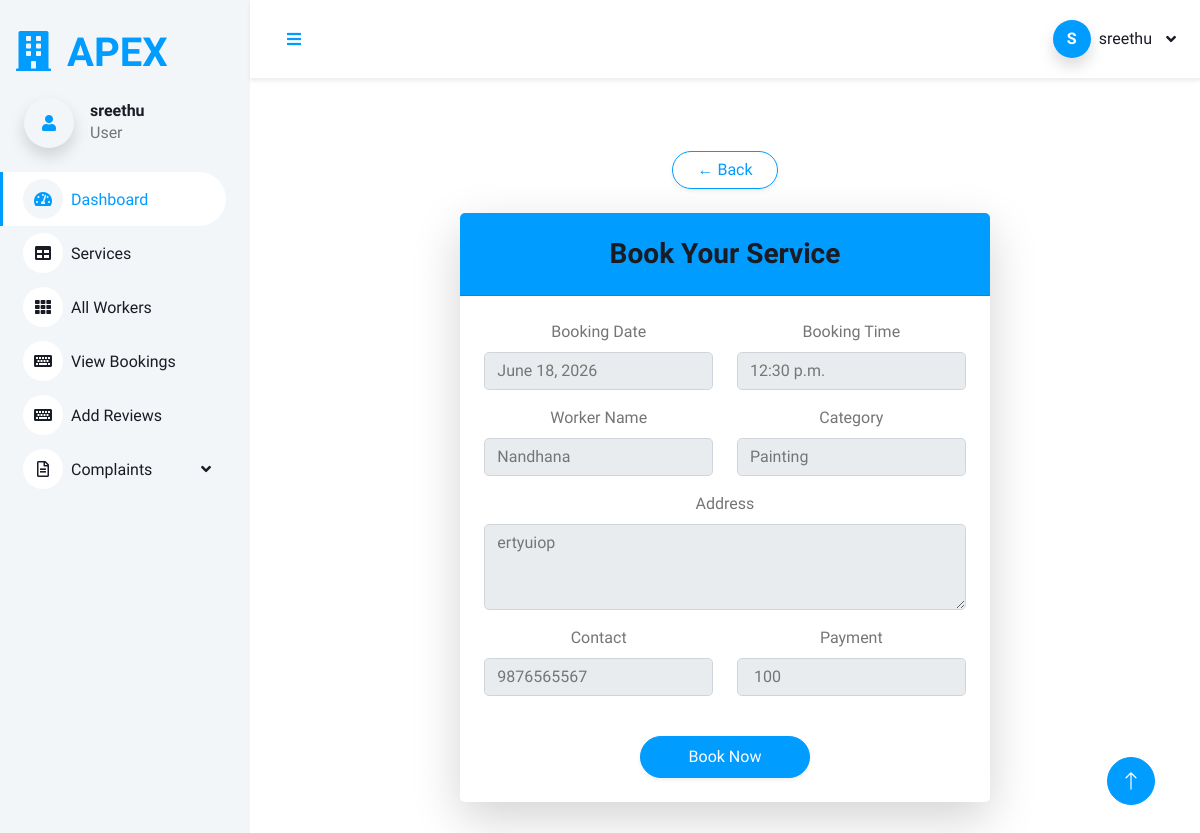
The app's page /book_appointment/3/ (signed in) with its own data.
### Homeserviceapp/models.py (models this page shows, shortened)
class Login(AbstractUser):
    is_user = models.BooleanField(default=False)
    is_worker = models.BooleanField(default=False)

class Availability(models.Model):
    user = models.ForeignKey(WorkerRegistration, on_delete=models.DO_NOTHING)
    date = models.DateField()
    time = models.TimeField()
    schedule_status = models.IntegerField(default=0)
    booking_status = models.IntegerField(default=0)

class WorkerRegistration(models.Model):
    user = models.OneToOneField(Login, on_delete=models.CASCADE, related_name='worker')
    name = models.CharField(max_length=300)
    category = models.ForeignKey(Category, on_delete=models.DO_NOTHING)
    address = models.TextField()
    contact = models.IntegerField()
    paypal_email = models.CharField(max_length=200, null=True, blank=True)
    payment = models.IntegerField(null=True, blank=True)
    experience = models.IntegerField()
    image = models.ImageField(upload_to='uploads/')

class Category(models.Model):
    category = models.CharField(max_length=300)
    def __str__(self):
        return self.category

### Homeserviceapp/views.py (the view, shortened to what this page needs)
# urls.py: path('book_appointment/<int:id>/', views.book_appointment, name='book_appointment'),
def book_appointment(request, id):
    availability = Availability.objects.get(id=id)
    user_profile = UserRegistration.objects.get(user=request.user)
    worker = availability.user
    if availability.booking_status == 1:
        messages.warning(request, 'This slot is already booked.')
        return redirect('view_worker_availability', worker.id)
    return render(
        request,
        'user/book_appointment.html',
        {
            'availability': availability,
            'worker': worker
        }
    )

### templates/user/book_appointment.html (shortened to what this page needs)
{% extends 'user/user_dashboard.html' %}
{% block content %}
<div class="container mt-4">
    <div class="mb-4">
        <a href="{% url 'view_workers_user' %}"
           class="btn btn-outline-primary rounded-pill px-4 shadow-sm">
            ← Back
        </a>
    </div>
    <div class="row justify-content-center">
        <div class="col-lg-8">
            <div class="card border-0 shadow-lg rounded-4 overflow-hidden">
                <div class="card-header bg-primary text-white text-center py-4">
                    <h3 class="mb-0">
                        Book Your Service
                    </h3>
                </div>
                <div class="card-body p-4">
                    <form method="post">
                        <div class="row">
                            <div class="col-md-6 mb-3">
                                <label for="BookingDate" class="form-label fw-semibold">
                                    Booking Date
                                </label>
                                <input type="text"
                                       class="form-control rounded-3"
                                       id="BookingDate"
                                       value="{{ availability.date }}"
                                       name="booking_date"
                                       readonly>
                            </div>
                            <div class="col-md-6 mb-3">
                                <label for="booking_time" class="form-label fw-semibold">
                                    Booking Time
                                </label>
                                <input type="text"
                                       class="form-control rounded-3"
                                       id="booking_time"
                                       value="{{ availability.time }}"
                                       name="booking_time"
                                       readonly>
                            </div>
                            <div class="col-md-6 mb-3">
                                <label for="WorkerName" class="form-label fw-semibold">
                                    Worker Name
                                </label>
                                <input type="text"
                                       class="form-control rounded-3"
                                       id="WorkerName"
                                       value="{{ worker.name }}"
                                       name="worker_name"
                                       readonly>
                            </div>
                            <div class="col-md-6 mb-3">
                                <label for="Category" class="form-label fw-semibold">
                                    Category
                                </label>
                                <input type="text"
                                       class="form-control rounded-3"
                                       id="Category"
                                       value="{{ worker.category }}"
                                       name="category"
                                       readonly>
                            </div>
                            <div class="col-12 mb-3">
                                <label for="Address" class="form-label fw-semibold">
                                    Address
                                </label>
                                <textarea class="form-control rounded-3"
                                          id="Address"
                                          name="address"
                                          rows="3"
                                          readonly>{{ worker.address }}</textarea>
                            </div>
                            <div class="col-md-6 mb-3">
                                <label for="Contact" class="form-label fw-semibold">
                                    Contact
                                </label>
                                <input type="text"
                                       class="form-control rounded-3"
                                       id="Contact"
                                       value="{{ worker.contact }}"
                                       name="contact"
                                       readonly>
                            </div>
                            <div class="col-md-6 mb-3">
                                <label for="payment" class="form-label fw-semibold">
                                    Payment
                                </label>
                                <input type="text"
                                       class="form-control rounded-3"
                                       id="payment"
                                       value=" {{ worker.payment }}"
                                       name="payment"
                                       readonly>
                            </div>
                        </div>
                        <div class="text-center mt-4">
                            <button type="submit"
                                    class="btn btn-primary px-5 py-2 rounded-pill shadow-sm">
                                Book Now
                            </button>
                        </div>
                    </form>
                </div>
            </div>
        </div>
    </div>
</div>
{% endblock %}

### templates/user/user_dashboard.html (shortened to what this page needs)
<!DOCTYPE html>
<html lang="en">
{% load static %}
<head>
    <link href="https://cdnjs.cloudflare.com/ajax/libs/font-awesome/5.10.0/css/all.min.css" rel="stylesheet">
    <link href="https://cdn.jsdelivr.net/npm/bootstrap-icons@1.4.1/font/bootstrap-icons.css" rel="stylesheet">
    <link href=" {% static '/dashboard/lib/owlcarousel/assets/owl.carousel.min.css' %} " rel="stylesheet">
    <link href=" {% static '/dashboard/lib/tempusdominus/css/tempusdominus-bootstrap-4.min.css' %} " rel="stylesheet" />
    <link href=" {% static '/dashboard/css/bootstrap.min.css' %} " rel="stylesheet">
    <link href=" {% static '/dashboard/css/style.css' %} " rel="stylesheet">
</head>
<body>
    <div>
        <div class="sidebar pe-4 pb-3">
            <nav class="navbar bg-light navbar-light">
                <a href=" {% static 'index.html' %} " class="navbar-brand d-flex align-items-center">
                    <h1 class="m-3 text-primary"><i class="fa fa-building me-3"></i>APEX</h1>
                </a>
                <div class="d-flex align-items-center ms-4 mb-4">
                     <div class="bg-light rounded-circle d-inline-flex align-items-center justify-content-center shadow"
                             style="width: 50px; height: 50px;">
                            <i class="fa fa-user fa-x text-primary"></i>
                        </div>
                    <div class="ms-3">
                        <h6 class="mb-0">{{user.username}}</h6>
                        <span>User</span>
                    </div>
                </div>
                <div class="navbar-nav w-100">
                    <a href=" {% url 'user_dashboard' %} " class="nav-item nav-link active "><i class="fa fa-tachometer-alt me-2"></i>Dashboard</a>
                    <a href=" {% url 'services' %} " class="nav-item nav-link"><i class="fa fa-table me-2"></i>Services</a>
                    <a href=" {% url 'view_workers_user' %} " class="nav-item nav-link"><i class="fa fa-th me-2"></i>All Workers</a>
                    <a href=" {% url 'user_view_appointment' %} " class="nav-item nav-link"><i class="fa fa-keyboard me-2"></i>View Bookings</a>
                    <a href=" {% url 'review' %} " class="nav-item nav-link"><i class="fa fa-keyboard me-2"></i>Add Reviews</a>
                    <div class="nav-item dropdown">
                        <a href="#" class="nav-link dropdown-toggle" data-bs-toggle="dropdown"><i class="far fa-file-alt me-2"></i>Complaints</a>
                    </div>
                </div>
            </nav>
        </div>
        <div class="content">
           <nav class="navbar navbar-expand-lg navbar-light bg-white sticky-top px-4 py-2 shadow-sm no-print"
                style="border-bottom:1px solid #f1f1f1;">
               <a href="#" class="sidebar-toggler flex-shrink-0">
                    <i class="fa fa-bars"></i>
                </a>
               <div class="navbar-nav ms-auto d-flex align-items-center gap-3">
                   <div class="nav-item dropdown">
                       <a href="#" class="nav-link dropdown-toggle d-flex align-items-center gap-2"
                          data-bs-toggle="dropdown">
                           <div class="rounded-circle bg-primary text-white d-flex align-items-center justify-content-center shadow"
                                style="width:38px;height:38px;font-weight:600;">
                               {{ user.username|first|upper }}
                           </div>
                           <span class="d-none d-md-inline fw-semibold text-dark">
                               {{ user.username }}
                           </span>
                       </a>
                   </div>
               </div>
           </nav>
            <div class="container-fluid pt-4 px-4">
                <div class="row g-4">
                    <div class="col-sm-12 col-xl-12">
                        <div class="text-center rounded p-4">
                            <div class="d-flex align-items-center justify-content-between mb-4">
                                {% block content %}
                                {% endblock %}
                            </div>
                        </div>
                    </div>
                </div>
            </div>
        </div>
        <a href="#" class="btn btn-lg btn-primary btn-lg-square back-to-top no-print"><i class="bi bi-arrow-up"></i></a>
    </div>
</body>
</html>

### static/dashboard/css/style.css (style rules this page uses)
:root { --primary: #009CFF; --light: #F3F6F9; --dark: #191C24; }
.back-to-top { position: fixed; display: none; right: 45px; bottom: 45px; z-index: 99; }
.btn { transition: .5s; }
.btn.btn-primary { color: #FFFFFF; }
.btn-lg-square { width: 48px; height: 48px; }
.btn-square, .btn-sm-square, .btn-lg-square { padding: 0; display: inline-flex; align-items: center; justify-content: center; font-weight: normal; border-radius: 50px; }
.sidebar { position: fixed; top: 0; left: 0; bottom: 0; width: 250px; height: 100vh; overflow-y: auto; background: var(--light); transition: 0.5s; z-index: 999; }
.content { margin-left: 250px; min-height: 100vh; background: #FFFFFF; transition: 0.5s; }
@media (min-width: 992px) { .sidebar { margin-left: 0; } }
@media (min-width: 992px) { .content { width: calc(100% - 250px); } }
.sidebar .navbar .navbar-nav .nav-link { padding: 7px 20px; color: var(--dark); font-weight: 500; border-left: 3px solid var(--light); border-radius: 0 30px 30px 0; outline: none; }
.sidebar .navbar .navbar-nav .nav-link:hover, .sidebar .navbar .navbar-nav .nav-link.active { color: var(--primary); background: #FFFFFF; border-color: var(--primary); }
.sidebar .navbar .navbar-nav .nav-link i { width: 40px; height: 40px; display: inline-flex; align-items: center; justify-content: center; background: #FFFFFF; border-radius: 40px; }
.sidebar .navbar .navbar-nav .nav-link:hover i, .sidebar .navbar .navbar-nav .nav-link.active i { background: var(--light); }
.sidebar .navbar .dropdown-toggle::after { position: absolute; top: 15px; right: 15px; border: none; content: "\f107"; font-family: "Font Awesome 5 Free"; font-weight: 900; transition: .5s; }
.content .navbar .navbar-nav .nav-link { margin-left: 25px; padding: 12px 0; color: var(--dark); outline: none; }
.content .navbar .sidebar-toggler, .content .navbar .navbar-nav .nav-link i { width: 40px; height: 40px; display: inline-flex; align-items: center; justify-content: center; background: #FFFFFF; border-radius: 40px; }
.content .navbar .dropdown-toggle::after { margin-left: 6px; vertical-align: middle; border: none; content: "\f107"; font-family: "Font Awesome 5 Free"; font-weight: 900; transition: .5s; }

### records on screen
Login: username "sreethu", username|first "S"
Availability: booking_date "June 18, 2026", booking_time "12:30 p.m."
WorkerRegistration: worker_name "Nandhana", category "Painting", address "ertyuiop", contact "9876565567", payment "100"
